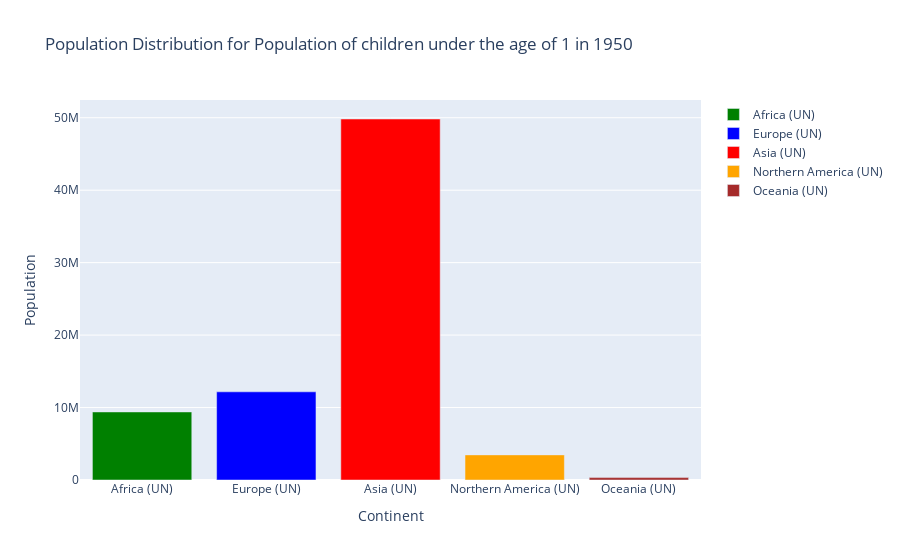

Notebook cell for this chart:
### Markdown cell above
The following stack bar plot presents the age distrbution of different continents. 

We observed that population aged 20 to 29 has the largest percentage among the age groups in the 1950s whereas the distribution for the elder groups increased in the 2020s which could be a result of medical advances and thus increase of life expectancy. 

Europe and the Northern America has a lower proportion of population aged from 1 to 39 as compared to the other continents and even worsened in 2021 in comparision with the previous years which may indicate that they might encounter problems with ageing population.

### Code cell
# Assuming filtered_pop is already defined and loaded
filtered_pop_without_World = filtered_pop[filtered_pop['Continents and World'] != 'World']

years = sorted(filtered_pop_without_World['Year'].unique())
age_groups = filtered_pop_without_World.columns[3:]

# Define a color map for each region
color_map = {
    'Africa (UN)': 'green',
    'Europe (UN)': 'blue',
    'Asia (UN)': 'red',
    'Northern America (UN)': 'orange',
    'Latin America and Caribbean (UN)': 'purple',
    'Oceania (UN)': 'brown'
}

def create_histogram_plot(selected_year, selected_age_group):
    year_data = filtered_pop_without_World[filtered_pop_without_World['Year'] == selected_year]
    age_group_data = year_data[['Continents and World', selected_age_group]]
    
    fig = go.Figure()

    for continent, color in color_map.items():
        continent_data = age_group_data[age_group_data['Continents and World'] == continent]
        fig.add_trace(go.Bar(
            x=continent_data['Continents and World'],
            y=continent_data[selected_age_group],
            name=continent,
            marker=dict(color=color)
        ))

    fig.update_layout(
        title_text=f'Population Distribution for {selected_age_group} in {selected_year}',
        xaxis_title='Continent',
        yaxis_title='Population'
    )
    fig.show()

# Widgets for selecting year and age group
year_dropdown = widgets.Dropdown(
    options=years,
    value=years[0],
    description='Year:'
)

age_group_dropdown = widgets.Dropdown(
    options=age_groups,
    value=age_groups[0],
    description='Age Group:'
)

def update_plot(change):
    create_histogram_plot(year_dropdown.value, age_group_dropdown.value)

year_dropdown.observe(update_plot, names='value')
age_group_dropdown.observe(update_plot, names='value')

# Display the widgets
display(VBox([year_dropdown, age_group_dropdown]))
create_histogram_plot(years[0], age_groups[0])

### Figure 1 — Plotly figure (JSON) as saved in the notebook; plotly's stock layout.template omitted (floating-point values rounded to 4 significant figures)
{"data": [{"marker": {"color": "green"}, "name": "Africa (UN)", "type": "bar", "x": ["Africa (UN)"], "y": [9393661]}, {"marker": {"color": "blue"}, "name": "Europe (UN)", "type": "bar", "x": ["Europe (UN)"], "y": [12170502]}, {"marker": {"color": "red"}, "name": "Asia (UN)", "type": "bar", "x": ["Asia (UN)"], "y": [49825476]}, {"marker": {"color": "orange"}, "name": "Northern America (UN)", "type": "bar", "x": ["Northern America (UN)"], "y": [3466522]}, {"marker": {"color": "purple"}, "name": "Latin America and Caribbean (UN)", "type": "bar", "x": [], "y": []}, {"marker": {"color": "brown"}, "name": "Oceania (UN)", "type": "bar", "x": ["Oceania (UN)"], "y": [328084]}], "layout": {"title": {"text": "Population Distribution for Population of children under the age of 1 in 1950"}, "xaxis": {"title": {"text": "Continent"}}, "yaxis": {"title": {"text": "Population"}}}}
